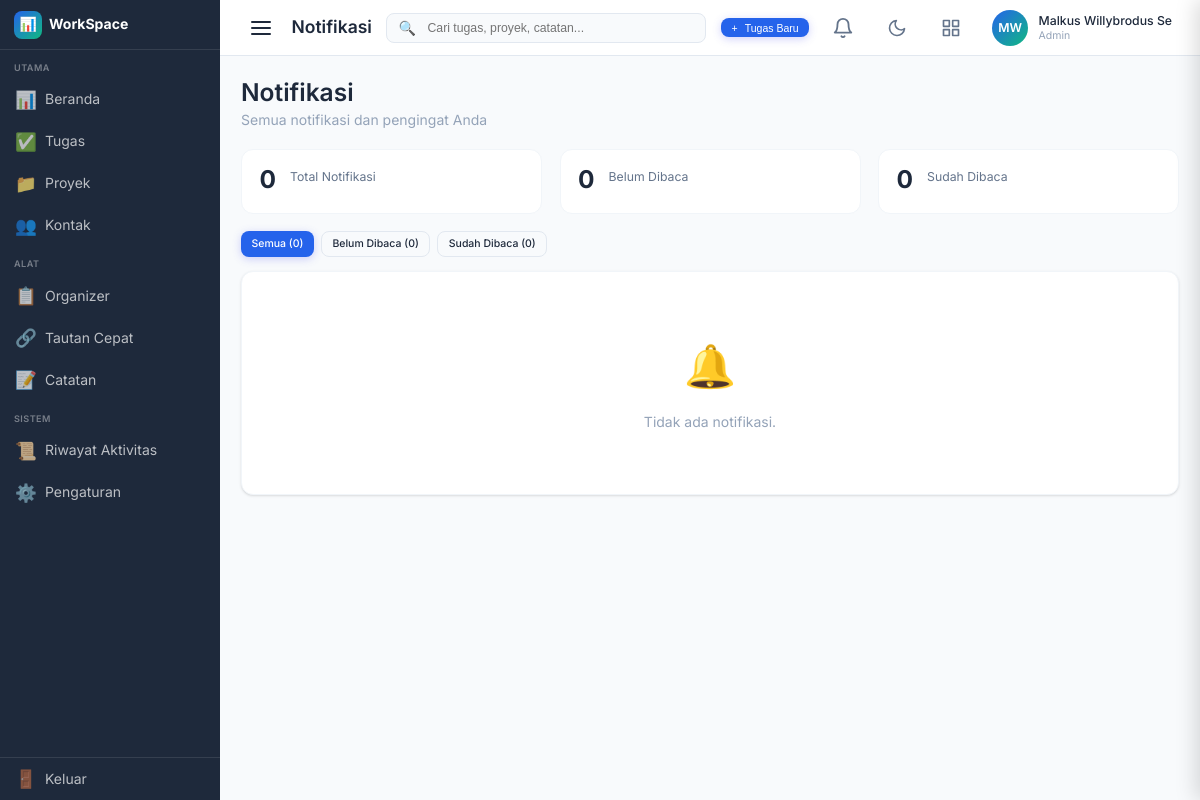
Page /index.php?page=notifications (signed in) on the earlier database version.
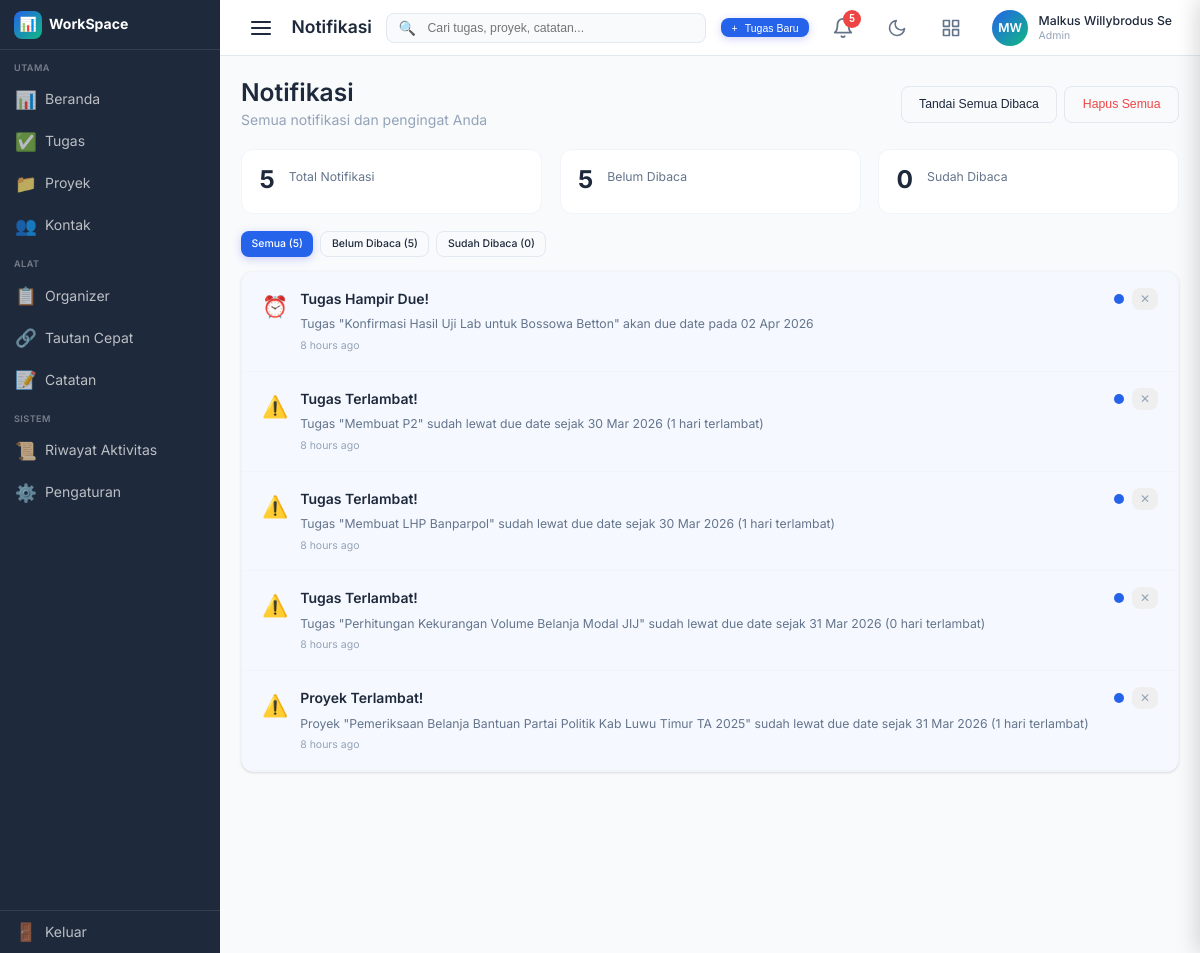
Same page on the later database version.
### tables this page shows
CREATE TABLE `users` (
  `id` int NOT NULL AUTO_INCREMENT,
  `username` varchar(50) NOT NULL,
  `email` varchar(100) NOT NULL,
  `password_hash` varchar(255) NOT NULL,
  `full_name` varchar(100) DEFAULT NULL,
  `avatar` varchar(255) DEFAULT NULL,
  `role` enum('admin','manager','member') DEFAULT 'member',
  `timezone` varchar(50) DEFAULT 'Asia/Jakarta',
  `theme` enum('light','dark','auto') DEFAULT 'light',
  `created_at` datetime DEFAULT CURRENT_TIMESTAMP,
  `updated_at` datetime DEFAULT CURRENT_TIMESTAMP ON UPDATE CURRENT_TIMESTAMP,
  `last_login` datetime DEFAULT NULL,
  `is_active` tinyint(1) DEFAULT '1',
  PRIMARY KEY (`id`),
  UNIQUE KEY `username` (`username`),
  UNIQUE KEY `email` (`email`)
);

CREATE TABLE `notifications` (
  `id` int NOT NULL AUTO_INCREMENT,
  `user_id` int NOT NULL,
  `type` varchar(50) NOT NULL,
  `title` varchar(255) NOT NULL,
  `message` text,
  `link` varchar(255) DEFAULT NULL,
  `is_read` tinyint(1) DEFAULT '0',
  `created_at` datetime DEFAULT CURRENT_TIMESTAMP,
  PRIMARY KEY (`id`),
  KEY `user_id` (`user_id`),
  CONSTRAINT `notifications_ibfk_1` FOREIGN KEY (`user_id`) REFERENCES `users` (`id`) ON DELETE CASCADE
);

### config/functions.php (called while the page is built, shortened)
<?php
function isLoggedIn() {
    return isset($_SESSION['user_id']) && !empty($_SESSION['user_id']);
}
function getUserId() {
    return $_SESSION['user_id'] ?? null;
}
function getUser() {
    $db = getDB();
    $userId = getUserId();
    $stmt = $db->prepare("SELECT * FROM users WHERE id = ?");
    $stmt->bind_param('i', $userId);
    $stmt->execute();
    $result = $stmt->get_result();
    return $result->fetch_assoc();
}
function h($str) {
    return htmlspecialchars($str, ENT_QUOTES, 'UTF-8');
}
function timeAgo($datetime) {
    $timestamp = strtotime($datetime);
    $diff = time() - $timestamp;
    if ($diff < 86400) return floor($diff / 3600) . ' hours ago';
    return formatDate($datetime);
}
function getUnreadNotifications($userId) {
    $db = getDB();
    $stmt = $db->prepare("SELECT * FROM notifications WHERE user_id = ? AND is_read = 0 ORDER BY created_at DESC LIMIT 10");
    $stmt->bind_param('i', $userId);
    $stmt->execute();
    $result = $stmt->get_result();
    $notifications = [];
    while ($row = $result->fetch_assoc()) {
        $notifications[] = $row;
    }
    return $notifications;
}

### pages/notifications/index.php (the view, shortened to what this page needs)
<?php
require_once __DIR__ . '/../../config/functions.php';
$userId = getUserId();
$db = getDB();
$filter = $_GET['filter'] ?? 'all';
$sql = "SELECT * FROM notifications WHERE user_id = ?";
$params = [$userId];
$types = 'i';
$sql .= " ORDER BY created_at DESC LIMIT 100";
$stmt = $db->prepare($sql);
$stmt->bind_param($types, ...$params);
$stmt->execute();
$notifications = $stmt->get_result()->fetch_all(MYSQLI_ASSOC);
$stmt = $db->prepare("SELECT COUNT(*) as total FROM notifications WHERE user_id = ?");
$stmt->bind_param('i', $userId);
$stmt->execute();
$totalCount = $stmt->get_result()->fetch_assoc()['total'];
$stmt = $db->prepare("SELECT COUNT(*) as unread FROM notifications WHERE user_id = ? AND is_read = 0");
$stmt->bind_param('i', $userId);
$stmt->execute();
$unreadCount = $stmt->get_result()->fetch_assoc()['unread'];
$readCount = $totalCount - $unreadCount;
$icons = [
    'task_upcoming' => '⏰',
    'task_due' => '⏰',
    'task_assigned' => '✅',
    'task_overdue' => '⚠️',
    'project_update' => '📁',
    'project_due' => '📁',
    'project_upcoming' => '📁',
    'project_overdue' => '⚠️',
    'comment' => '💬',
    'reminder' => '📋',
    'reminder_upcoming' => '📋',
    'reminder_overdue' => '⏰',
    'mention' => '📢',
    'system' => '⚙️'
];
?>
<div class="notifications-page">
    <div class="d-flex justify-between align-center mb-5">
        <div>
            <h2>Notifikasi</h2>
            <p class="text-muted">Semua notifikasi dan pengingat Anda</p>
        </div>
        <div class="d-flex gap-2">
            <?php if ($unreadCount > 0): ?>
            <button class="btn btn-secondary" onclick="markAllReadFromPage()">
                Tandai Semua Dibaca
            </button>
            <?php endif; ?>
            <?php if ($totalCount > 0): ?>
            <button class="btn btn-secondary" onclick="clearAllNotifications()" style="color: var(--error);">
                Hapus Semua
            </button>
            <?php endif; ?>
        </div>
    </div>
    <div class="stats-grid mb-5" style="grid-template-columns: repeat(3, 1fr);">
        <div class="stat-card">
            <div class="stat-value"><?= $totalCount ?></div>
            <div class="stat-label">Total Notifikasi</div>
        </div>
        <div class="stat-card">
            <div class="stat-value"><?= $unreadCount ?></div>
            <div class="stat-label">Belum Dibaca</div>
        </div>
        <div class="stat-card">
            <div class="stat-value"><?= $readCount ?></div>
            <div class="stat-label">Sudah Dibaca</div>
        </div>
    </div>
    <div class="d-flex gap-2 mb-4">
        <a href="index.php?page=notifications&filter=all" class="btn btn-sm <?= $filter === 'all' ? 'btn-primary' : 'btn-secondary' ?>">
            Semua (<?= $totalCount ?>)
        </a>
        <a href="index.php?page=notifications&filter=unread" class="btn btn-sm <?= $filter === 'unread' ? 'btn-primary' : 'btn-secondary' ?>">
            Belum Dibaca (<?= $unreadCount ?>)
        </a>
        <a href="index.php?page=notifications&filter=read" class="btn btn-sm <?= $filter === 'read' ? 'btn-primary' : 'btn-secondary' ?>">
            Sudah Dibaca (<?= $readCount ?>)
        </a>
    </div>
    <div class="card">
        <?php if (count($notifications) > 0): ?>
            <?php foreach ($notifications as $notif): ?>
            <div class="notification-list-item <?= $notif['is_read'] ? 'read' : 'unread' ?>"
                 data-id="<?= $notif['id'] ?>"
                 onclick="handleNotifClick(<?= $notif['id'] ?>, '<?= h($notif['link'] ?? '') ?>')"
                 style="display: flex; align-items: flex-start; gap: 12px; padding: 16px 20px; border-bottom: 1px solid var(--border-light); cursor: pointer; transition: background 0.2s; <?= !$notif['is_read'] ? 'background: rgba(59, 130, 246, 0.05);' : '' ?>">
                <span style="font-size: 1.5rem; flex-shrink: 0; margin-top: 2px;">
                    <?= $icons[$notif['type']] ?? '🔔' ?>
                </span>
                <div style="flex: 1; min-width: 0;">
                    <div style="font-weight: <?= $notif['is_read'] ? '400' : '600' ?>; margin-bottom: 4px;">
                        <?= h($notif['title']) ?>
                    </div>
                    <?php if (!empty($notif['message'])): ?>
                    <div style="color: var(--text-secondary); font-size: 0.875rem; margin-bottom: 4px;">
                        <?= h($notif['message']) ?>
                    </div>
                    <?php endif; ?>
                    <div style="color: var(--text-muted); font-size: 0.75rem;">
                        <?= timeAgo($notif['created_at']) ?>
                    </div>
                </div>
                <div style="display: flex; align-items: center; gap: 8px; flex-shrink: 0;">
                    <?php if (!$notif['is_read']): ?>
                    <span style="width: 10px; height: 10px; background: var(--primary); border-radius: 50%; display: inline-block;"></span>
                    <?php endif; ?>
                    <button class="btn btn-sm" onclick="event.stopPropagation(); deleteNotification(<?= $notif['id'] ?>)"
                            style="padding: 4px 8px; color: var(--text-muted); font-size: 12px;" title="Hapus">
                        ✕
                    </button>
                </div>
            </div>
            <?php endforeach; ?>
        <?php else: ?>
            <div style="padding: 60px 20px; text-align: center; color: var(--text-muted);">
                <div style="font-size: 3rem; margin-bottom: 12px;">🔔</div>
                <p>Tidak ada notifikasi<?= $filter === 'unread' ? ' yang belum dibaca' : ($filter === 'read' ? ' yang sudah dibaca' : '') ?>.</p>
            </div>
        <?php endif; ?>
    </div>
</div>

### index.php (shortened to what this page needs)
<?php
require_once __DIR__ . '/config/functions.php';
$isLoggedIn = isLoggedIn();
?>
<!DOCTYPE html>
<html lang="en" data-theme="light">
<head>
    <link rel="stylesheet" href="assets/css/main.css">
</head>
<body>
    <?php if ($isLoggedIn): ?>
    <?php include 'includes/sidebar.php'; ?>
    <?php include 'includes/header.php'; ?>
    <main class="main-content">
        <div class="content-wrapper">
            <?php
            $page = $_GET['page'] ?? 'dashboard';
            switch($page) {
                case 'notifications':
                    include 'pages/notifications/index.php';
                    break;
            }
            ?>
        </div>
    </main>
    <?php endif; ?>
</body>
</html>

### includes/sidebar.php (shortened to what this page needs)
<?php
$currentPage = $_GET['page'] ?? 'dashboard';
?>
<aside class="sidebar">
    <div class="sidebar-header">
        <a href="index.php" class="sidebar-logo">
            <div class="sidebar-logo-icon">📊</div>
            <span>WorkSpace</span>
        </a>
    </div>
    <nav class="sidebar-nav">
        <div class="nav-section">
            <div class="nav-section-title">Utama</div>
            <a href="index.php?page=dashboard" class="nav-item <?= $currentPage === 'dashboard' ? 'active' : '' ?>">
                <span class="nav-icon">📊</span>
                <span>Beranda</span>
            </a>
            <a href="index.php?page=tasks" class="nav-item <?= $currentPage === 'tasks' ? 'active' : '' ?>">
                <span class="nav-icon">✅</span>
                <span>Tugas</span>
            </a>
            <a href="index.php?page=projects" class="nav-item <?= $currentPage === 'projects' ? 'active' : '' ?>">
                <span class="nav-icon">📁</span>
                <span>Proyek</span>
            </a>
            <a href="index.php?page=contacts" class="nav-item <?= $currentPage === 'contacts' ? 'active' : '' ?>">
                <span class="nav-icon">👥</span>
                <span>Kontak</span>
            </a>
        </div>
        <div class="nav-section">
            <div class="nav-section-title">Alat</div>
            <a href="index.php?page=organizer" class="nav-item <?= $currentPage === 'organizer' ? 'active' : '' ?>">
                <span class="nav-icon">📋</span>
                <span>Organizer</span>
            </a>
            <a href="index.php?page=links" class="nav-item <?= $currentPage === 'links' ? 'active' : '' ?>">
                <span class="nav-icon">🔗</span>
                <span>Tautan Cepat</span>
            </a>
            <a href="index.php?page=notes" class="nav-item <?= $currentPage === 'notes' ? 'active' : '' ?>">
                <span class="nav-icon">📝</span>
                <span>Catatan</span>
            </a>
        </div>
        <div class="nav-section">
            <div class="nav-section-title">Sistem</div>
            <a href="index.php?page=activity" class="nav-item <?= $currentPage === 'activity' ? 'active' : '' ?>">
                <span class="nav-icon">📜</span>
                <span>Riwayat Aktivitas</span>
            </a>
            <a href="index.php?page=settings" class="nav-item <?= $currentPage === 'settings' ? 'active' : '' ?>">
                <span class="nav-icon">⚙️</span>
                <span>Pengaturan</span>
            </a>
        </div>
    </nav>
    <div class="sidebar-footer">
        <a href="index.php?action=logout" class="nav-item" style="border-top: 1px solid rgba(255,255,255,0.1);">
            <span class="nav-icon">🚪</span>
            <span>Keluar</span>
        </a>
    </div>
</aside>

### includes/header.php (shortened to what this page needs)
<?php
$currentPage = $_GET['page'] ?? 'dashboard';
$pageTitles = [
    'dashboard' => 'Beranda',
    'tasks' => 'Manajemen Tugas',
    'projects' => 'Proyek',
    'contacts' => 'Kontak',
    'links' => 'Tautan Cepat',
    'notes' => 'Catatan',
    'organizer' => 'Organizer',
    'activity' => 'Riwayat Aktivitas',
    'settings' => 'Pengaturan',
    'notifications' => 'Notifikasi'
];
$pageTitle = $pageTitles[$currentPage] ?? 'Beranda';
$user = getUser();
$unreadNotifications = getUnreadNotifications(getUserId());
$initials = '';
if ($user && !empty($user['full_name'])) {
    $parts = explode(' ', $user['full_name']);
    $initials = strtoupper(substr($parts[0], 0, 1) . (isset($parts[1]) ? substr($parts[1], 0, 1) : ''));
} elseif ($user) {
    $initials = strtoupper(substr($user['username'], 0, 2));
}
?>
<header class="header">
    <div class="header-left">
        <button id="sidebarToggleBtn" class="sidebar-toggle header-btn" type="button" aria-label="Toggle Sidebar">
            <span class="hamburger">
                <span class="hamburger-line"></span>
                <span class="hamburger-line"></span>
                <span class="hamburger-line"></span>
            </span>
        </button>
        <h1 class="header-title"><?= h($pageTitle) ?></h1>
    </div>
    <div class="header-search">
        <form method="GET" action="index.php" id="globalSearchForm" style="display: flex; align-items: center; width: 100%;">
            <span class="header-search-icon">🔍</span>
            <input type="text" name="q" placeholder="Cari tugas, proyek, catatan..." id="globalSearch" autocomplete="off">
        </form>
    </div>
    <div class="header-right">
        <button class="btn btn-primary btn-sm" data-modal="addTaskModal" onclick="openModal('addTaskModal')">
            <span>+</span> Tugas Baru
        </button>
        <div class="dropdown">
            <button class="header-btn dropdown-trigger" onclick="checkAndLoadNotifications()">
                <svg xmlns="http://www.w3.org/2000/svg" width="22" height="22" viewBox="0 0 24 24" fill="none" stroke="currentColor" stroke-width="2" stroke-linecap="round" stroke-linejoin="round">
                    <path d="M18 8A6 6 0 0 0 6 8c0 7-3 9-3 9h18s-3-2-3-9"></path>
                    <path d="M13.73 21a2 2 0 0 1-3.46 0"></path>
                </svg>
                <span id="unreadBadge" class="badge" style="<?= count($unreadNotifications) > 0 ? '' : 'display:none;' ?>"><?= count($unreadNotifications) > 0 ? count($unreadNotifications) : '' ?></span>
            </button>
        </div>
        <button class="header-btn" data-theme-toggle>
        </button>
        <button class="right-sidebar-toggle" id="rightSidebarToggle" type="button" aria-label="Toggle Right Sidebar">
        </button>
        <div class="dropdown">
            <div class="user-menu dropdown-trigger">
                <div class="user-avatar"><?= h($initials ?: 'U') ?></div>
                <div class="user-info">
                    <div class="user-name"><?= h($user['full_name'] ?? $user['username'] ?? 'User') ?></div>
                    <div class="user-role"><?= h(ucfirst($user['role'] ?? 'Member')) ?></div>
                </div>
            </div>
        </div>
    </div>
</header>

Differences in the rows shown:
added notifications: type "⏰", title "Tugas Hampir Due!", message "Tugas \"Konfirmasi Hasil Uji Lab untuk Bossowa Betton\" akan due date pada 02 Apr 2026", created_at "8 hours ago", is_read 0 (drawn)
added notifications: type "⚠️", title "Tugas Terlambat!", message "Tugas \"Membuat P2\" sudah lewat due date sejak 30 Mar 2026 (1 hari terlambat)", created_at "8 hours ago", is_read 0 (drawn)
added notifications: type "⚠️", title "Tugas Terlambat!", message "Tugas \"Membuat LHP Banparpol\" sudah lewat due date sejak 30 Mar 2026 (1 hari terlambat)", created_at "8 hours ago", is_read 0 (drawn)
added notifications: type "⚠️", title "Tugas Terlambat!", message "Tugas \"Perhitungan Kekurangan Volume Belanja Modal JIJ\" sudah lewat due date sejak 31 Mar 2026 (0 hari terlambat)", created_at "8 hours ago", is_read 0 (drawn)
added notifications: type "⚠️", title "Proyek Terlambat!", message "Proyek \"Pemeriksaan Belanja Bantuan Partai Politik Kab Luwu Timur TA 2025\" sudah lewat due date sejak 31 Mar 2026 (1 hari terlambat)", created_at "8 hours ago", is_read 0 (drawn)
Other differences:
count($unreadNotifications): (not shown) → "5"
$totalCount: "0" → "5"
$unreadCount: "0" → "5"
text no longer shown: "🔔 Tidak ada notifikasi ."
text now shown: "Tandai Semua Dibaca Hapus Semua"
